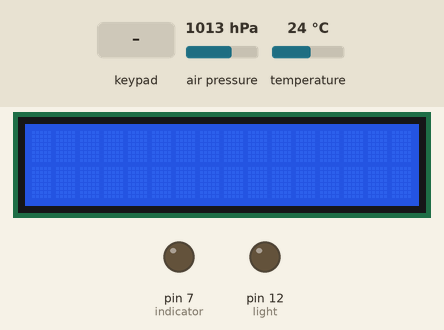
Bench run of a sketch on a simulated Arduino Uno, built with avr-gcc and run on an emulated ATmega328P. On the bench: 16×2 character LCD, output pins drawn as LEDs (lit = HIGH). Inputs (shaded band) come from the test bench; at power-on: air pressure 1013 hPa, temperature 24 °C. What the sketch prints to the serial monitor is not drawn.

Above: at 1.2 s.
1.3 s: key 'S' pressed
At 1.6 s:
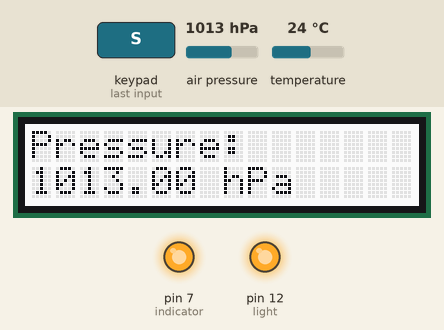
At 5.7 s:
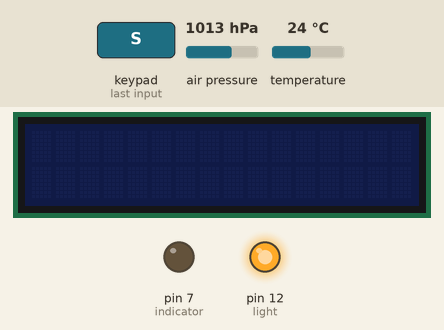
Timing chart, 0 to 7.2 s (numbered marks = the images above; inputs shaded):
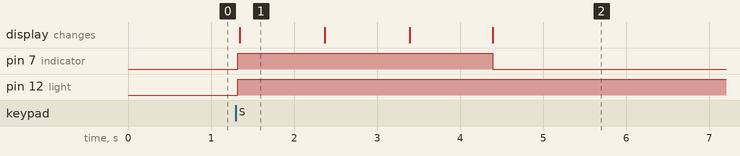

Measured:
- after the input at 1.3 s, pin 7 (indicator): LOW → HIGH at once, → LOW 3.1 s later; pin 12 (light): LOW → HIGH at once; the display: changes after 0.05 s (image 1)
- what the display in image 1 shows lasts 1.1 s, from 1.3 s to 2.4 s

The sketch:

_140318_BMP_firefly_v7.ino
```cpp
#include <Wire.h>
#include <Adafruit_Sensor.h>
#include <Adafruit_BMP085_U.h>
#include <Adafruit_MCP23017.h>
#include <Adafruit_RGBLCDShield.h>

Adafruit_RGBLCDShield lcd = Adafruit_RGBLCDShield();
Adafruit_BMP085_Unified bmp = Adafruit_BMP085_Unified(10085);

const int light = 12;            // This is the pin that the leds are connected to in series
int PressNum = 0;               // The number of times the button has been pressed
const int indicator = 7;


void setup(void)
{
  pinMode(light, OUTPUT);
  pinMode(indicator, OUTPUT);
  Serial.begin(9600);
  lcd.begin(16, 2);
  lcd.setBacklight(0x0);
  //lcd.print("Pressure Sensor");
  //Serial.println("Pressure Sensor Test"); Serial.println("");

  // Initialise the sensor
  if(!bmp.begin())
  {
    // There was a problem detecting the BMP085 ... check your connections
    //Serial.print("Ooops, no BMP085 detected ... Check your wiring or I2C ADDR!");
    lcd.setBacklight(0x7);
    lcd.setCursor(0,0);
    lcd.print("Sensors were not");
    lcd.setCursor(0,1);
    lcd.print("Found");
    while(1);
  }
}

void loop(void)
{
  sensors_event_t event;
  bmp.getEvent(&event);
  uint8_t buttons = lcd.readButtons();
  //int buttonState = digitalRead(buttonPin);
  //if (buttonState == HIGH)
  if(buttons & BUTTON_SELECT)
  {
    digitalWrite(indicator,HIGH);
    if(PressNum%2==0)
    {
      digitalWrite(light, HIGH);   // turn the LED on (HIGH is the voltage level)
      PressNum=PressNum++;
    }
    else
    {
      digitalWrite(light, LOW);   // turn the LED off(HIGH is the voltage level)
      PressNum=PressNum++;
    }

    if (event.pressure)
    {
      float temperature;
      float seaLevelPressure = SENSORS_PRESSURE_SEALEVELHPA;
      float Altitude = bmp.pressureToAltitude(seaLevelPressure, event.pressure, temperature);
      float pres = event.pressure;

// Send sensor data to the imp
      byte data[3] ={};
      data[0]= (byte)(temperature);// + Altitude + pres);
      data[1] = (byte)(Altitude);
      data[2] = (byte)(pres);
      Serial.write(data,3);

// Send sensor data to the Lcd
      display_on_lcd("Pressure:",event.pressure,"hPa");
      bmp.getTemperature(&temperature); //getTemperature
      delay(1000);
      display_on_lcd("Temperature:",((temperature*9)/5)+32,"C");
      delay(1000);
      display_on_lcd("Altitude:",bmp.pressureToAltitude(seaLevelPressure, event.pressure, temperature),"m");
      delay(1000);
      lcd.clear();
      lcd.setBacklight(0x0);

// Send data to the serial monitor on the computer
      /*
      Serial.print("Temperature: ");
      Serial.print(temperature);
      Serial.println(" C     ");

      Serial.print("Altitude:    ");
      Serial.print(bmp.pressureToAltitude(seaLevelPressure, event.pressure, temperature));
      Serial.println(" m");
      Serial.println("");
      */
      digitalWrite(indicator,LOW);
    }
    else
    {
      Serial.println("Sensor error");
    }
    delay(500);
  }
}

void display_on_lcd(String title, float value, String unit)
{
  lcd.setBacklight(0x7);
  lcd.clear();
  lcd.setCursor(0,0);
  lcd.print(title);
  lcd.setCursor(0,1);
  lcd.print(value);
  lcd.setCursor(8,1);
  lcd.print(unit);
  lcd.setCursor(11,1);
}
```
